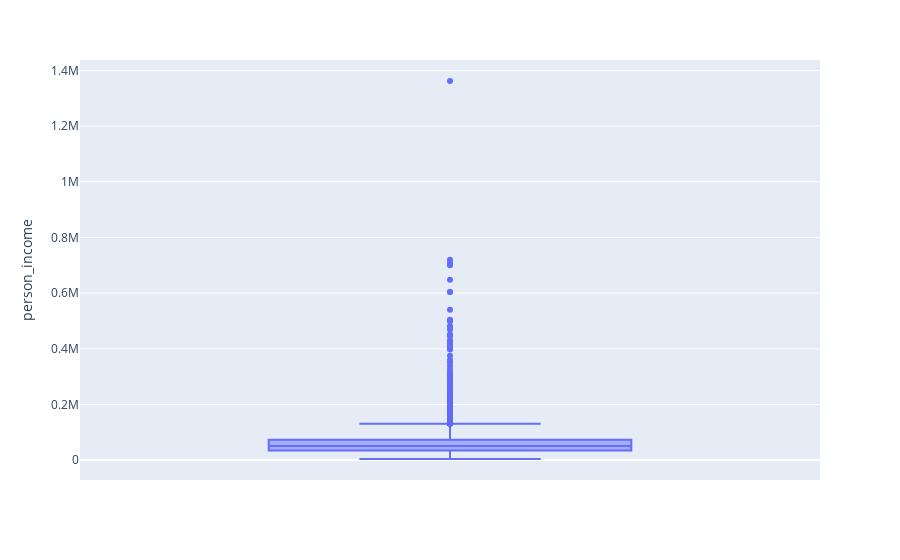

Here is the notebook cell this chart was saved with:
### Markdown cell above
plotly & plotly express!

bar
histogram
boxplots
line charts

### Code cell
pe.box(    y="person_income",  data_frame=df      )

### Figure 1 — Plotly figure (JSON) as saved in the notebook; plotly's stock layout.template omitted (floating-point values rounded to 4 significant figures; data arrays with more than 128 entries replaced by an {"elided": "..."} marker saying what was removed)
{"data": [{"alignmentgroup": "True", "hovertemplate": "person_income=%{y}<extra></extra>", "legendgroup": "", "marker": {"color": "#636efa"}, "name": "", "notched": false, "offsetgroup": "", "orientation": "v", "showlegend": false, "type": "box", "x0": " ", "xaxis": "x", "y": {"elided": "12406 int values"}, "y0": " ", "yaxis": "y"}], "layout": {"boxmode": "group", "legend": {"tracegroupgap": 0}, "margin": {"t": 60}, "xaxis": {"anchor": "y", "domain": [0, 1]}, "yaxis": {"anchor": "x", "domain": [0, 1], "title": {"text": "person_income"}}}}
